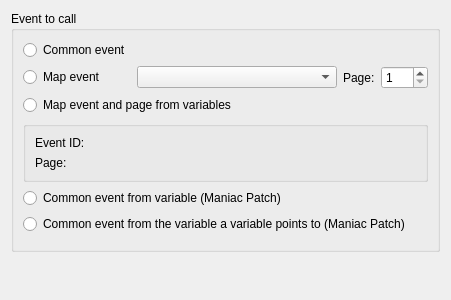
<?xml version="1.0" encoding="UTF-8"?>
<ui version="4.0">
 <class>CallEventWidget</class>
 <widget class="QWidget" name="CallEventWidget">
  <property name="geometry"><rect><x>0</x><y>0</y><width>420</width><height>300</height></rect></property>
  <layout class="QVBoxLayout" name="verticalLayout">
   <item>
    <widget class="QGroupBox" name="groupEvent">
     <property name="title"><string>Event to call</string></property>
     <layout class="QGridLayout" name="layoutEvent" columnstretch="0,1,0,0">
      <item row="0" column="0">
       <widget class="QRadioButton" name="radioCommonEvent">
        <property name="text"><string>Common event</string></property>
        <attribute name="buttonGroup"><string notr="true">groupMode</string></attribute>
       </widget>
      </item>
      <item row="0" column="1" colspan="3"><widget class="CommonEventRpgComboBox" name="comboCommonEvent"/></item>
      <item row="1" column="0">
       <widget class="QRadioButton" name="radioMapEvent">
        <property name="text"><string>Map event</string></property>
        <attribute name="buttonGroup"><string notr="true">groupMode</string></attribute>
       </widget>
      </item>
      <item row="1" column="1"><widget class="QComboBox" name="comboEvent"><property name="minimumSize"><size><width>200</width><height>0</height></size></property></widget></item>
      <item row="1" column="2"><widget class="QLabel" name="labelPage"><property name="text"><string>Page:</string></property></widget></item>
      <item row="1" column="3">
       <widget class="RpgSpinBox" name="spinPage">
        <property name="minimum"><number>1</number></property>
        <property name="maximum"><number>100</number></property>
       </widget>
      </item>
      <item row="2" column="0" colspan="4">
       <widget class="QRadioButton" name="radioVariables">
        <property name="text"><string>Map event and page from variables</string></property>
        <attribute name="buttonGroup"><string notr="true">groupMode</string></attribute>
       </widget>
      </item>
      <item row="3" column="0" colspan="4">
       <widget class="QGroupBox" name="groupVariables">
        <property name="flat"><bool>true</bool></property>
        <layout class="QFormLayout" name="layoutVariables">
         <item row="0" column="0"><widget class="QLabel" name="labelEventVar"><property name="text"><string>Event ID:</string></property></widget></item>
         <item row="0" column="1"><widget class="VariableRpgComboBox" name="comboEventVar"/></item>
         <item row="1" column="0"><widget class="QLabel" name="labelPageVar"><property name="text"><string>Page:</string></property></widget></item>
         <item row="1" column="1"><widget class="VariableRpgComboBox" name="comboPageVar"/></item>
        </layout>
       </widget>
      </item>
      <item row="4" column="0" colspan="4">
       <widget class="QRadioButton" name="radioCommonEventVar">
        <property name="text"><string>Common event from variable (Maniac Patch)</string></property>
        <attribute name="buttonGroup"><string notr="true">groupMode</string></attribute>
       </widget>
      </item>
      <item row="5" column="0" colspan="4">
       <widget class="QRadioButton" name="radioCommonEventVarIndirect">
        <property name="text"><string>Common event from the variable a variable points to (Maniac Patch)</string></property>
        <attribute name="buttonGroup"><string notr="true">groupMode</string></attribute>
       </widget>
      </item>
      <item row="6" column="0" colspan="4"><widget class="VariableRpgComboBox" name="comboCommonEventVar"/></item>
     </layout>
    </widget>
   </item>
   <item>
    <spacer name="verticalSpacer">
     <property name="orientation"><enum>Qt::Vertical</enum></property>
     <property name="sizeHint" stdset="0"><size><width>20</width><height>10</height></size></property>
    </spacer>
   </item>
  </layout>
 </widget>
 <customwidgets>
  <customwidget>
   <class>RpgSpinBox</class>
   <extends>QSpinBox</extends>
   <header>ui/common/rpg_spinbox.h</header>
  </customwidget>
  <customwidget>
   <class>CommonEventRpgComboBox</class>
   <extends>QWidget</extends>
   <header>ui/common/rpg_combobox.h</header>
  </customwidget>
  <customwidget>
   <class>VariableRpgComboBox</class>
   <extends>QWidget</extends>
   <header>ui/common/rpg_combobox.h</header>
  </customwidget>
 </customwidgets>
 <resources/>
 <connections/>
 <buttongroups>
  <buttongroup name="groupMode"/>
 </buttongroups>
</ui>
